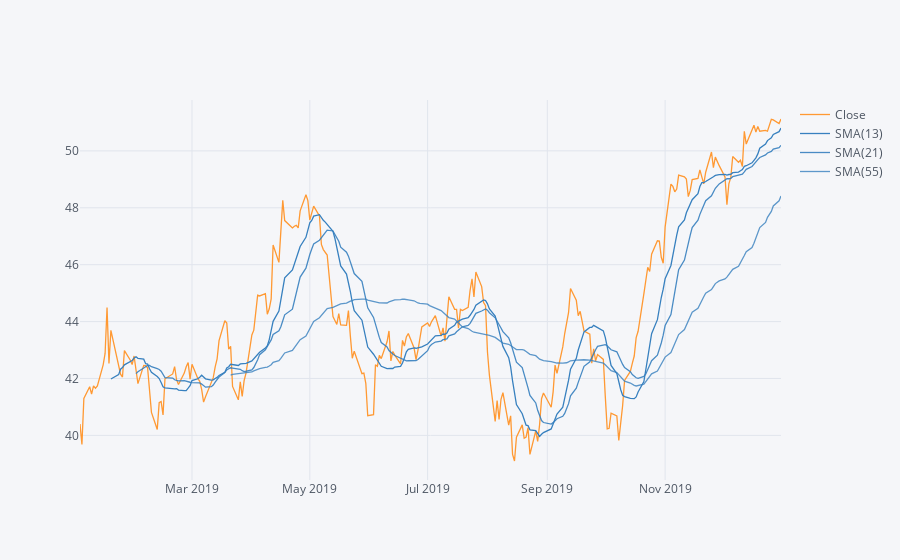

The notebook cell saved with this chart:
### Code cell
ms19 = MS[['Close']].loc['2019-01-01':'2019-12-31']
ms19.ta_plot(study = 'sma', periods = [13,21,55])

### Figure 1 — Plotly figure (JSON) as saved in the notebook; plotly's stock layout.template omitted (floating-point values rounded to 4 significant figures; data arrays with more than 128 entries replaced by an {"elided": "..."} marker saying what was removed)
{"data": [{"line": {"color": "rgba(255, 153, 51, 1.0)", "dash": "solid", "shape": "linear", "width": 1.3}, "mode": "lines", "name": "Close", "text": "", "type": "scatter", "x": {"elided": "252 str values"}, "y": {"elided": "252 float values"}}, {"line": {"color": "rgba(55, 128, 191, 1.0)", "dash": "solid", "shape": "linear", "width": 1.3}, "mode": "lines", "name": "SMA(13)", "text": "", "type": "scatter", "x": {"elided": "252 str values"}, "y": {"elided": "252 mixed values"}}, {"line": {"color": "rgba(55, 128, 191, 0.8999999999999999)", "dash": "solid", "shape": "linear", "width": 1.3}, "mode": "lines", "name": "SMA(21)", "text": "", "type": "scatter", "x": {"elided": "252 str values"}, "y": {"elided": "252 mixed values"}}, {"line": {"color": "rgba(55, 128, 191, 0.7999999999999998)", "dash": "solid", "shape": "linear", "width": 1.3}, "mode": "lines", "name": "SMA(55)", "text": "", "type": "scatter", "x": {"elided": "252 str values"}, "y": {"elided": "252 mixed values"}}], "layout": {"legend": {"bgcolor": "#F5F6F9", "font": {"color": "#4D5663"}}, "paper_bgcolor": "#F5F6F9", "plot_bgcolor": "#F5F6F9", "title": {"font": {"color": "#4D5663"}}, "xaxis": {"gridcolor": "#E1E5ED", "showgrid": true, "tickfont": {"color": "#4D5663"}, "title": {"font": {"color": "#4D5663"}, "text": ""}, "zerolinecolor": "#E1E5ED"}, "yaxis": {"gridcolor": "#E1E5ED", "showgrid": true, "tickfont": {"color": "#4D5663"}, "title": {"font": {"color": "#4D5663"}, "text": ""}, "zerolinecolor": "#E1E5ED"}}}
